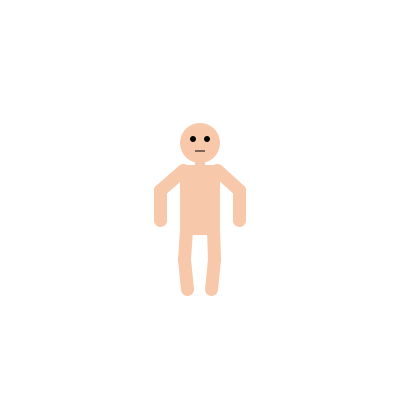
Frame 1 (no input)
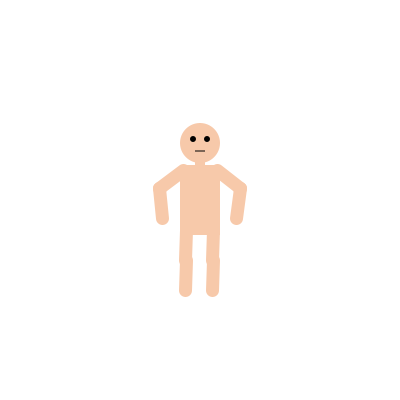
Frame 60 (the mouse pressed at the canvas centre just before this capture)
Frame 120 (the mouse held since frame 60 and released just before this capture): identical to frame 60, image omitted

The Processing sketch that drew these frames (run headless with seeded random() and noise(); from frame 60 on, the mouse is pressed at the canvas centre):

// Processing sketch: processing_11194
// ── processing_11194.pde

int xPos, yPos, a, b;
int rectWidth = 40;
int rectHeight = 70;
boolean active = false;
int segLength = 30;
int radius = 20;
int scalar = 3;
float ang = 0;
float angleInc = PI/20;
float c = 0;
float d = 0;
boolean hover = false;
int legMove = 8;

//arm 1------------------------
float x, y, x2, y2;
float mX, mY;
boolean arm1Active = false;
int displaceX = rectWidth/2 - 3;
int displaceY = -rectHeight/2 + 5;
//-----------------------------

//arm 2------------------------
float x1, y1, x21, y21;
float mX1, mY1;
boolean arm2Active = false;
int displaceX1 = -rectWidth/2 + 3;
int displaceY1 = -rectHeight/2 + 5;
//-----------------------------

//leg 1------------------------
float x11, y11, x211, y211;
float mX11, mY11;
boolean leg1Active = false;
int displaceX11 = -rectWidth/2 + 6;
int displaceY11 = -rectHeight/2 + 65;
//-----------------------------

//leg 2------------------------
float x111, y111, x2111, y2111;
float mX111, mY111;
boolean leg2Active = false;
int displaceX111 = rectWidth/2 - 7;
int displaceY111 = -rectHeight/2 + 65;
//-----------------------------

void setup() {
  smooth();
  size(400, 400);
  rectMode(CENTER);
  ellipseMode(RADIUS);
  xPos = width/2;
  yPos = height/2;

  //arm 1-------------------------
  x = width/2 + 20;
  y = height/2 + 20;
  x2 = width/2;
  y2 = height/2;
  mX = width/2 + 20;
  mY = height/2 + 48;
  //------------------------------

  //arm 2-------------------------
  x1 = width/2 - 20;
  y1 = height/2 + 20;
  x21 = width/2;
  y21 = height/2;
  mX1 = width/2 - 20;
  mY1 = height/2 + 48;
  //------------------------------
  
  //leg 1-------------------------
  x11 = width/2 - 20;
  y11 = height/2 - 120;
  x211 = width/2;
  y211 = height/2;
  mX11 = width/2;
  mY11 = height/2 + 92;
  //------------------------------
  
  //leg 2-------------------------
  x111 = width/2 + 20;
  y111 = height/2 - 120;
  x2111 = width/2;
  y2111 = height/2;
  mX111 = width/2;
  mY111 = height/2 + 92;
  //------------------------------
}

void draw() {
  background(255);
  noStroke();
  fill(#F7C9AA);
  
  if(hover == true) {
    translate(0, -c);
  }
  
  rect(xPos, yPos, rectWidth, rectHeight);
  //head
  ellipse(xPos, yPos - 57, radius, radius);
  //neck
  rect(xPos, yPos - 49, 10, 30);
  fill(0);
  //eyes
  ellipse(xPos - 7, yPos - 61, 3, 3);
  ellipse(xPos + 7, yPos - 61, 3, 3);
  //mouth
  if(hover == true) {
    ellipse(xPos, yPos - 49, 5, 4);
  } else {
    rect(xPos, yPos - 49, 10, 1);
  }
  
  if(hover == true) {
    c = sin(ang) * scalar;
    ang = ang + angleInc;
    d = cos(ang) * scalar;
  }

  //arm1-----------------------------
  pushMatrix();
  translate(xPos - width/2 + displaceX, yPos - height/2 + displaceY);
  strokeWeight(13);
  if(dist((x + (xPos - width/2 + displaceX)), (y + (yPos - height/2 + displaceY)), mouseX, mouseY) < 35 || arm1Active == true) {
    stroke(#F9E2D2);
  }
  else {
    stroke(#F7C9AA);
  }
  if(arm2Active == true || leg1Active == true || leg2Active == true) {
    stroke(#F7C9AA);
  }
  float dx = mX - x;
  float dy = mY - y;
  float angle1 = atan2(dy, dx);  

  float tx = mX - cos(angle1) * segLength;
  float ty = mY - sin(angle1) * segLength;
  dx = tx - x2;
  dy = ty - y2;
  float angle2 = atan2(dy, dx);  
  x = x2 + cos(angle2) * segLength;
  y = y2 + sin(angle2) * segLength;
  mY = mY + c;

  segment(x, y, angle1); 
  segment(x2, y2, angle2);
  popMatrix();
  //-------------------------------

  //arm2-----------------------------
  pushMatrix();
  translate(xPos - width/2 + displaceX1, yPos - height/2 + displaceY1);
  if(dist((x1 + (xPos - width/2 + displaceX1)), (y1 + (yPos - height/2 + displaceY1)), mouseX, mouseY) < 35 || arm2Active == true) {
    stroke(#F9E2D2);
  } 
  else {
    stroke(#F7C9AA);
  }
  if(arm1Active == true || leg1Active == true || leg2Active == true) {
    stroke(#F7C9AA);
  }
  float dx1 = mX1 - x1;
  float dy1 = mY1 - y1;
  float angle11 = atan2(dy1, dx1);  

  float tx1 = mX1 - cos(angle11) * segLength;
  float ty1 = mY1 - sin(angle11) * segLength;
  dx1 = tx1 - x21;
  dy1 = ty1 - y21;
  float angle21 = atan2(dy1, dx1);  
  x1 = x21 + cos(angle21) * segLength;
  y1 = y21 + sin(angle21) * segLength;
  mY1 = mY1 + c;

  segment1(x1, y1, angle11); 
  segment1(x21, y21, angle21);
  popMatrix();
  //-------------------------------
  
  //leg 1-----------------------------
  pushMatrix();
  translate(xPos - width/2 + displaceX11, yPos - height/2 + displaceY11);
  if(dist((x11 + (xPos - width/2 + displaceX11)), (y11 + (yPos - height/2 + displaceY11)), mouseX, mouseY) < 35 || leg1Active == true) {
    stroke(#F9E2D2);
  } 
  else {
    stroke(#F7C9AA);
  }
  if(leg2Active == true || arm1Active == true || arm2Active == true) {
    stroke(#F7C9AA);
  }
  float dx11 = mX11 - x11;
  float dy11 = mY11 - y11;
  float angle111 = atan2(dy11, dx11);  

  float tx11 = mX11 - cos(angle111) * segLength;
  float ty11 = mY11 - sin(angle111) * segLength;
  dx11 = tx11 - x211;
  dy11 = ty11 - y211;
  float angle211 = atan2(dy11, dx11);  
  x11 = x211 + cos(angle211) * segLength;
  y11 = y211 + sin(angle211) * segLength;
  mY11 = mY11 + d/legMove;
  y11 = y11 + d/legMove;

  segment11(x11, y11, angle111); 
  segment11(x211, y211, angle211);
  popMatrix();
  //-------------------------------
  
  //leg 2-----------------------------
  pushMatrix();
  translate(xPos - width/2 + displaceX111, yPos - height/2 + displaceY111);
  if(dist((x111 + (xPos - width/2 + displaceX111)), (y111 + (yPos - height/2 + displaceY111)), mouseX, mouseY) < 35 || leg2Active == true) {
    stroke(#F9E2D2);
  } 
  else {
    stroke(#F7C9AA);
  }
  if(leg1Active == true) {
    stroke(#F7C9AA);
  }
  float dx111 = mX111 - x111;
  float dy111 = mY111 - y111;
  float angle1111 = atan2(dy111, dx111);  

  float tx111 = mX111 - cos(angle1111) * segLength;
  float ty111 = mY111 - sin(angle1111) * segLength;
  dx111 = tx111 - x2111;
  dy111 = ty111 - y2111;
  float angle2111 = atan2(dy111, dx111);  
  x111 = x2111 + cos(angle2111) * segLength;
  y111 = y2111 + sin(angle2111) * segLength;
  mY111 = mY111 + d/legMove;
  y111 = y111 + d/legMove;

  segment111(x111, y111, angle1111); 
  segment111(x2111, y2111, angle2111);
  popMatrix();
  //-------------------------------

  println(mouseY);
}

//arm1--------------------------------
void segment(float x, float y, float a) {
  pushMatrix();
  translate(x, y);
  rotate(a);
  line(0, 0, segLength, 0);
  popMatrix();
}
//-------------------------------------

//arm2--------------------------------
void segment1(float x, float y, float a) {
  pushMatrix();
  translate(x, y);
  rotate(a);
  line(0, 0, segLength, 0);
  popMatrix();
}
//-------------------------------------

//leg1--------------------------------
void segment11(float x, float y, float a) {
  pushMatrix();
  translate(x, y);
  rotate(a);
  line(0, 0, segLength, 0);
  popMatrix();
}
//-------------------------------------

//leg2--------------------------------
void segment111(float x, float y, float a) {
  pushMatrix();
  translate(x, y);
  rotate(a);
  line(0, 0, segLength, 0);
  popMatrix();
}
//-------------------------------------

void mousePressed() {
  if(mouseX > xPos - rectWidth/2 && mouseX < xPos + rectWidth/2 && mouseY > yPos - rectHeight/2 && mouseY < yPos + rectHeight/2) {
    active = true;
  }
  a = abs(xPos - mouseX);
  b = abs(yPos - mouseY);

  //arm1---------------------------------------------
  if(dist((x + (xPos - width/2 + displaceX)), (y + (yPos - height/2 + displaceY)), mouseX, mouseY) < 35) {
    arm1Active = true;
  }
  //------------------------------------------------

  //arm2---------------------------------------------
  else if(dist((x1 + (xPos - width/2 + displaceX1)), (y1 + (yPos - height/2 + displaceY1)), mouseX, mouseY) < 35) {
    arm2Active = true;
  }
  //------------------------------------------------
  
  //leg1---------------------------------------------
  else if(dist((x11 + (xPos - width/2 + displaceX11)), (y11 + (yPos - height/2 + displaceY11)), mouseX, mouseY) < 35) {
    leg1Active = true;
  }
  //------------------------------------------------
  
  //leg2---------------------------------------------
  else if(dist((x111 + (xPos - width/2 + displaceX111)), (y111 + (yPos - height/2 + displaceY111)), mouseX, mouseY) < 35) {
    leg2Active = true;
  }
  //------------------------------------------------
}

void mouseReleased() {
  active = false;

  //arm1---------------------------
  arm1Active = false;
  //-------------------------------

  //arm2---------------------------
  arm2Active = false;
  //-------------------------------
  
  //leg1---------------------------
  leg1Active = false;
  //-------------------------------
  
  //leg2---------------------------
  leg2Active = false;
  //-------------------------------
}

void mouseDragged() {
  if(active == true) {
    if(mouseX < xPos) {
      xPos = mouseX + a;
    }
    else if(mouseX > xPos) {
      xPos = mouseX - a;
    }
    if(mouseY < yPos) {
      yPos = mouseY + b;
    }
    else if(mouseY > yPos) {
      yPos = mouseY - b;
    }
  }

  //arm1--------------------------------------------
  if(arm1Active == true) {
    mX = mouseX - (xPos - width/2 + displaceX);
    mY = mouseY - (yPos - height/2 + displaceY);
  }
  //------------------------------------------------

  //arm2--------------------------------------------
  if(arm2Active == true) {
    mX1 = mouseX - (xPos - width/2 + displaceX1);
    mY1 = mouseY - (yPos - height/2 + displaceY1);
  }
  //------------------------------------------------
  
  //leg1--------------------------------------------
  if(leg1Active == true) {
    mX11 = mouseX - (xPos - width/2 + displaceX11);
    mY11 = mouseY - (yPos - height/2 + displaceY11);
  }
  //------------------------------------------------
  
  //leg2--------------------------------------------
  if(leg2Active == true) {
    mX111 = mouseX - (xPos - width/2 + displaceX111);
    mY111 = mouseY - (yPos - height/2 + displaceY111);
  }
  //------------------------------------------------
}

void keyPressed() {
  if(key == '1') {
    mX = width/2 + 30;
    mY = height/2 - 50;
    mX1 = width/2 - 30;
    mY1 = height/2 - 50;
    
    x11 = width/2 - 30;
    y11 = height/2 + 63;
    mX11 = width/2 - 20;
    mY11 = height/2 + 53;
    
    x111 = width/2 + 30;
    y111 = height/2 + 63;
    mX111 = width/2 + 20;
    mY111 = height/2 + 53;
    hover = true;
  }
  else if(key == '2') {
    hover = false;
    c = 0;
    d = 0;
    ang = 0;
  }
}
